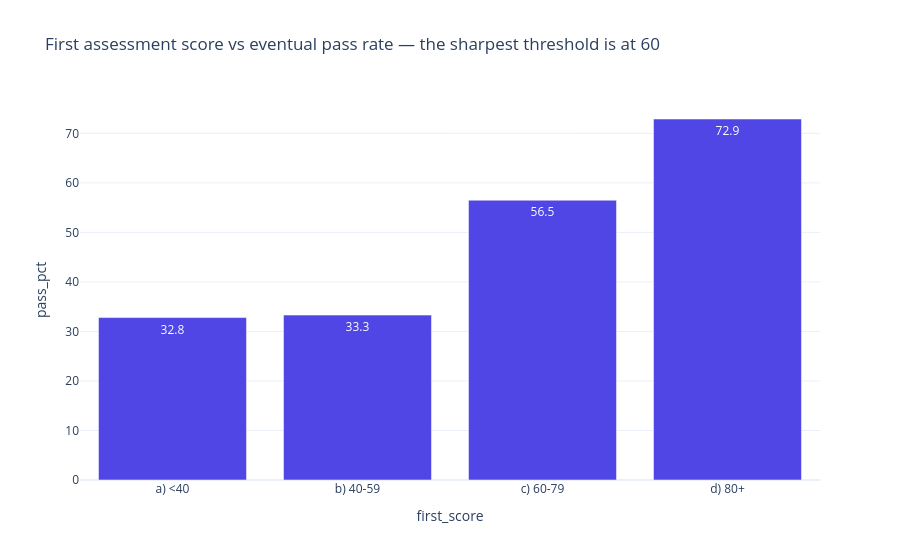

Notebook source saved alongside this figure:
### Code cell
fs = Q['first_assessment_score_vs_outcome']; fs = fs[fs.first_score != 'no score']; display(fs)
fig = px.bar(fs, x='first_score', y='pass_pct', text='pass_pct', color_discrete_sequence=[BRAND[0]],
             title='First assessment score vs eventual pass rate — the sharpest threshold is at 60')
save(fig, "08_first_score"); fig.show()

### Figure 1 — Plotly figure (JSON) as saved in the notebook; plotly's stock layout.template omitted (floating-point values rounded to 4 significant figures)
{"data": [{"hovertemplate": "first_score=%{x}<br>pass_pct=%{text}<extra></extra>", "legendgroup": "", "marker": {"color": "#4F46E5", "pattern": {"shape": ""}}, "name": "", "orientation": "v", "showlegend": false, "text": [32.8, 33.3, 56.5, 72.9], "textposition": "auto", "type": "bar", "x": ["a) <40", "b) 40-59", "c) 60-79", "d) 80+"], "xaxis": "x", "y": [32.8, 33.3, 56.5, 72.9], "yaxis": "y"}], "layout": {"barmode": "relative", "legend": {"tracegroupgap": 0}, "title": {"text": "First assessment score vs eventual pass rate — the sharpest threshold is at 60"}, "xaxis": {"anchor": "y", "domain": [0.0, 1.0], "title": {"text": "first_score"}}, "yaxis": {"anchor": "x", "domain": [0.0, 1.0], "title": {"text": "pass_pct"}}}}
